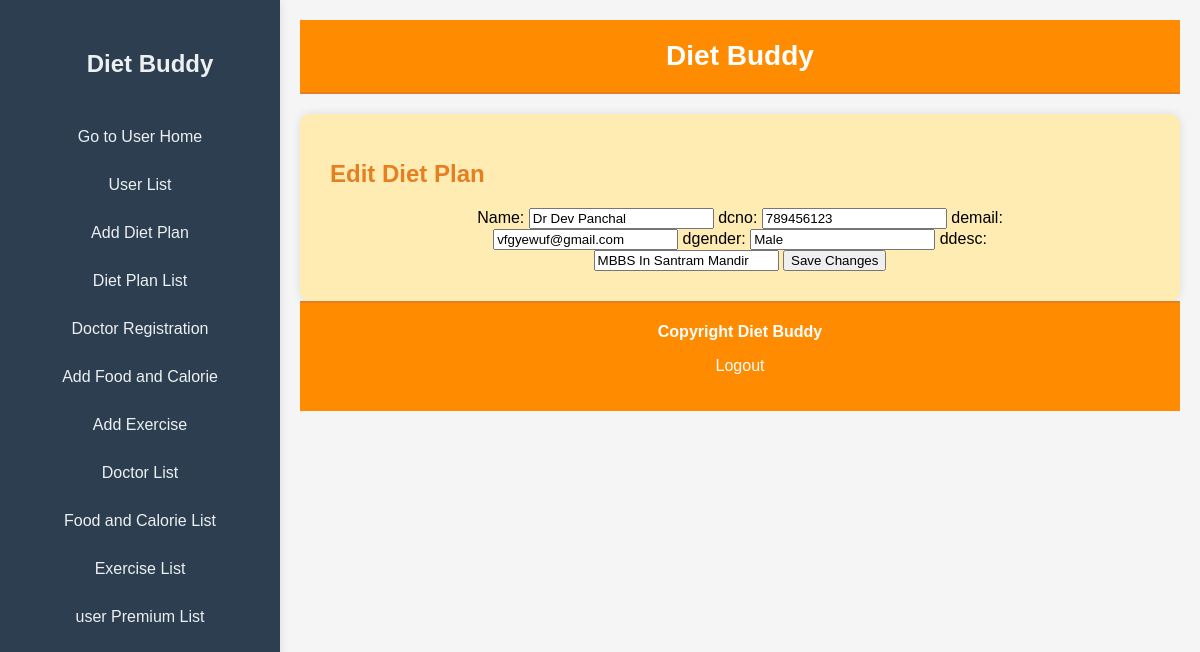
/edit-doctorlist.php?id=4 (signed in), run on the app's committed database.
### tables this page shows
CREATE TABLE `doctor_registration` (
  `id` int(50) NOT NULL,
  `dname` varchar(100) DEFAULT NULL,
  `dcno` varchar(100) DEFAULT NULL,
  `demail` varchar(100) DEFAULT NULL,
  `dgender` varchar(100) DEFAULT NULL,
  `ddesc` varchar(100) DEFAULT NULL
);

### edit-doctorlist.php (the view, shortened to what this page needs)
<?php
    include('connection.php');
    $dietPlanId = $_GET['id'];
    $query = $db->prepare("SELECT * FROM doctor_registration WHERE id = :dietPlanId");
    $query->bindValue(':dietPlanId', $dietPlanId, PDO::PARAM_INT);
    $query->execute();
    $dietPlan = $query->fetch(PDO::FETCH_OBJ);
?>
<!DOCTYPE html>
<html>
<head>
    <link rel="stylesheet" type="text/css" href="css/s1.css">
</head>
<body>
    <div id="full">
    <div id="sidebar">
            <h2><a href="admin-home.php" style="color: #ecf0f1;">Diet Buddy</a></h2>
            <a href="user-home.php">Go to User Home</a>
            <a href="user-list.php">User List</a>
            <a href="add-dietplan.php">Add Diet Plan</a>
            <a href="dietplan-list.php">Diet Plan List</a>
            <a href="doctor-registration.php">Doctor Registration</a>
            <a href="add-food.php">Add Food and Calorie</a>
            <a href="add-exercise.php">Add Exercise</a>
            <a href="doctor-list.php">Doctor List</a>
            <a href="food-list.php">Food and Calorie List</a>
            <a href="exercise-list.php">Exercise List</a>
            <a href="userpremiumlist.php">user Premium List</a>
        </div>
        <div id="content">
            <div id="header">
                <h2><a href="admin-home.php">Diet Buddy</a></h2>
            </div>
            <div id="body">
                <h1>Edit Diet Plan</h1>
                <center>
                    <div id="form">
                        <form method="post" action="">
                            <label for="dname">Name:</label>
                            <input type="text" name="dname" value="<?= $dietPlan->dname; ?>" required>
                            <label for="dcno">dcno:</label>
                            <input type="text" name="dcno" value="<?= $dietPlan->dcno; ?>" required>
                            <label for="demail">demail:</label>
                            <input type="text" name="demail" value="<?= $dietPlan->demail; ?>" required>
                            <label for="dgender">dgender:</label>
                            <input type="text" name="dgender" value="<?= $dietPlan->dgender; ?>" required>
                            <label for="ddesc">ddesc:</label>
                            <input type="text" name="ddesc" value="<?= $dietPlan->ddesc; ?>" required>
                            <input type="submit" name="edit" value="Save Changes">
                        </form>
                    </div>
                </center>
            </div>
            <div id="footer">
                <h4>Copyright Diet Buddy</h4>
                <p><a href="index.php">Logout</a></p>
            </div>
        </div>
    </div>
</body>
</html>

### css/s1.css (style rules this page uses)
body { font-family: Arial, sans-serif; margin: 0; padding: 0; background-color: #f5f5f5; display: flex; flex-direction: column; min-height: 100vh; }
#full { display: flex; flex: 1; }
#sidebar { flex-basis: 20%; background-color: #2c3e50; color: #ecf0f1; padding: 20px; box-shadow: 0 0 10px rgba(0, 0, 0, 0.1); display: flex; flex-direction: column; align-items: center; transition: 0.3s; }
#sidebar h2 { margin-bottom: 20px; font-size: 24px; color: #ecf0f1; }
#sidebar a { text-decoration: none; color: #ecf0f1; padding: 10px; border-radius: 5px; margin-bottom: 10px; transition: background-color 0.3s ease, color 0.3s ease; width: 100%; text-align: center; display: block; }
#content { flex: 1; padding: 20px; }
#header { background-color: #ff8c00; padding: 20px; text-align: center; border-bottom: 2px solid #e67e22; }
#header h2 { margin: 0; font-size: 28px; color: #fff; }
#header a { text-decoration: none; color: #fff; font-weight: bold; margin: 0 15px; transition: color 0.3s ease; }
#body { background-color: #ffecb3; border-radius: 10px; margin-top: 20px; box-shadow: 0 0 10px rgba(0, 0, 0, 0.1); padding: 30px; }
#body h1 { font-size: 24px; margin-bottom: 20px; color: #e67e22; }
#footer { background-color: #ff8c00; padding: 20px; text-align: center; border-top: 2px solid #e67e22; margin-top: auto; }
#footer h4 { margin: 0; color: #fff; }
#footer a { text-decoration: none; color: #fff; transition: color 0.3s ease; }
#form { width: 80%; margin: auto; }

### data on the page
doctor_registration: dname "Dr Dev Panchal", dcno "789456123", demail "vfgyewuf@gmail.com", dgender "Male", ddesc "MBBS In Santram Mandir"
